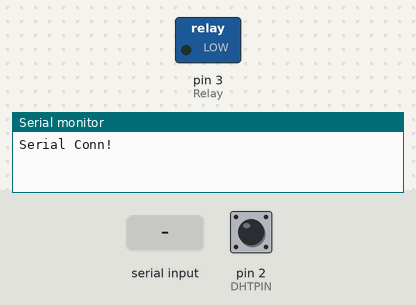
The sketch below on a simulated Arduino Uno, built with avr-gcc and run on an emulated ATmega328P. Parts: switched loads named in the sketch (green lamp = pin HIGH), the last lines printed to the serial monitor. Inputs (shaded band) come from the test bench; at power-on: pin 2 (DHTPIN) HIGH.

Above: at 1.2 s.
1.3 s: "1" received over the second serial link
At 2.1 s:
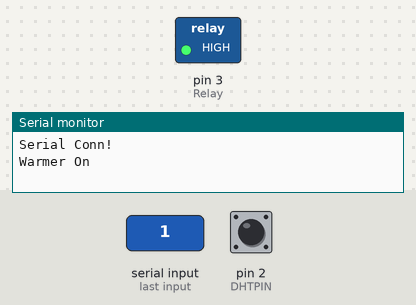
2.8 s: "2" received over the second serial link
At 3.2 s:
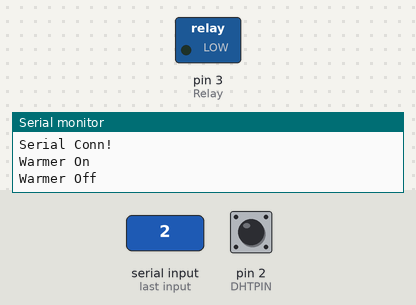
Timing chart, 0 to 5.8 s (numbered marks = the images above; inputs shaded):
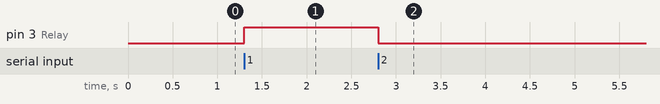

The sketch:

caramel_IOT.ino
```cpp
//온도센서
#include "DHT.h"
#define DHTPIN 2
#define DHTTYPE DHT11
DHT dht(DHTPIN, DHTTYPE);
//블루투스센서
#include <SoftwareSerial.h>
SoftwareSerial bluetooth(10, 11);
//RX:11, TX:10 => 연결 반대로

//릴레이모듈
int Relay = 3;

int tempDelay = 5;
int lastMillis = 0;

int t = 0;

bool warmerOn = false;    //app에서 warmer button의 On/Off 상태
bool relayOn = false;     //arduino에서 relay의 On/Off 상태

void setup()
{
  Serial.begin(9600);//시리얼 초기화
    while (!Serial) {
     ; // wait for serial port to connect. Needed for native USB port only
    }
  Serial.println("Serial Conn!");
  bluetooth.begin(9600); //소프트웨어 시리얼 통신

  pinMode(Relay, OUTPUT); //Set Pin3 as output
}

void loop()
{
  if(millis()/1000 - lastMillis > tempDelay){
    lastMillis = millis()/1000;
    t = dht.readTemperature();
    Serial.print("Temperature: ");
    Serial.print(t);
    Serial.println(" C");
  }

  if(bluetooth.available()){
    char input = bluetooth.read();

    switch(input){
      case '1' :
        Serial.println("Warmer On");
        digitalWrite(Relay, HIGH);
        warmerOn = true;
        relayOn = true;
        break;
      case '2' :
        Serial.println("Warmer Off");
        digitalWrite(Relay, LOW);
        warmerOn = false;
        relayOn = false;
        break;
      case '3' :
        byte bytes[5];
        bytes[0] = relayOn;

        bytes[1] = (t >> 24) & 0xFF;
        bytes[2] = (t >> 16) & 0xFF;
        bytes[3] = (t >> 8) & 0xFF;
        bytes[4] = t & 0xFF;

        bluetooth.write(bytes, 5);

        break;
    }

    if(warmerOn && relayOn){
       if(t >= 30){
          digitalWrite(Relay, LOW);
          warmerOn = true;
          relayOn = false;
       }
    }else if(warmerOn && !relayOn){
       if(t <= 27){
          digitalWrite(Relay, HIGH);
          warmerOn = true;
          relayOn = true;
       }
    }

    delay(500);
  }
}
```

Measured:
- after the input at 1.3 s, pin 3 (Relay): LOW → HIGH at once
- after the input at 2.8 s, pin 3 (Relay): HIGH → LOW at once
